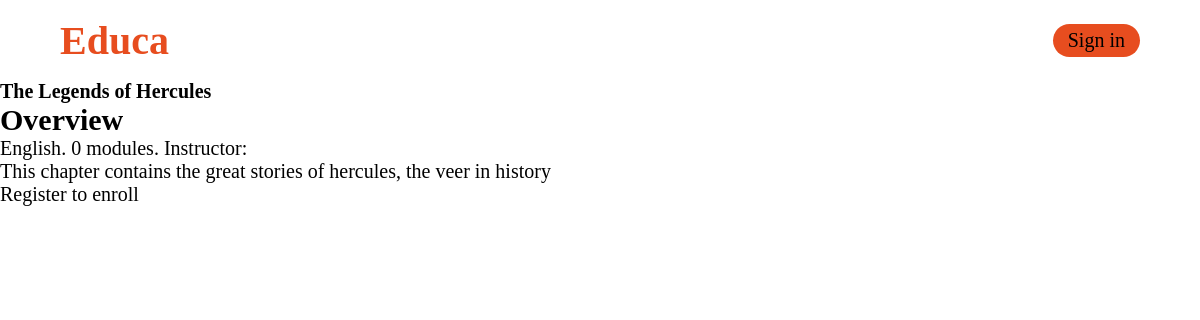
Screenshot of /the-legends-of-hercules/ with the database file from the repository.
### courses/models.py (models this page shows, shortened)
class Course(models.Model):
    owner = models.ForeignKey(User,related_name='courses_created',on_delete=models.CASCADE)
    subject = models.ForeignKey(Subject,related_name='courses',on_delete=models.CASCADE)
    title=models.CharField(max_length=200)
    slug=models.SlugField(max_length=200,unique=True)
    overview = models.TextField()
    created = models.DateTimeField(auto_now_add=True)
    students = models.ManyToManyField(User,related_name='courses_joined',blank=True)
    class Meta:
        ordering = ['-created']

class Subject(models.Model):
    title=models.CharField(max_length=200)
    slug=models.SlugField(max_length=200, unique=True)
    class Meta:
        ordering = ['title']

### courses/views.py (the view)
# urls.py: path('<slug:slug>/',views.CourseDetailView.as_view(),name='course_detail'),
class CourseDetailView(DetailView):
    model=Course
    template_name = 'courses/course/detail.html'
    def get_context_data(self, **kwargs):
        context = super(CourseDetailView, self).get_context_data(**kwargs)
        context['enroll_form']=CourseEnrollForm(initial={'course':self.object})
        return context

### courses/templates/courses/course/detail.html (shortened to what this page needs)
{%	extends	"base.html"	%}
{%	block	content	%}
{%	with	subject=course.subject	%}
<h1>
  {{ object.title	}}
</h1>
<div class="module">
  <h2>Overview</h2>
  <p>
    <a href="{%	url	"course_list_subject"	subject.slug	%}">
      {{ subject.title	}}</a>.
    {{ course.modules.count	}} modules.
    Instructor: {{ course.owner.get_full_name	}}
  </p>
  {{ object.overview|linebreaks	}}
  {%	if	request.user.is_authenticated	%}
  <form action="{%	url	"student_enroll_course"	%}" method="post">
    {{ enroll_form	}}
    {%	csrf_token	%}
    <input type="submit" class="button" value="Enroll	now">
  </form>
  {%	else	%}
  <a href="{%	url	"student_registration"	%}" class="button">
    Register to enroll
  </a>
  {%	endif	%}
</div>
{%	endwith	%}
{%	endblock	%}

### courses/static/css/base.css (style rules this page uses)
* { margin: 0; padding: 0; box-sizing: border-box; }
html { font-size: 62.5%; font-weight: 400; color: black; }
a { text-decoration: none; color: black; }
.module { width: 70%; font-size: 2rem; }

### rows the page displays
Course: title "The Legends of Hercules", modules.count "0", overview "This chapter contains the great stories of hercules, the veer in history"
Subject: title "English"
